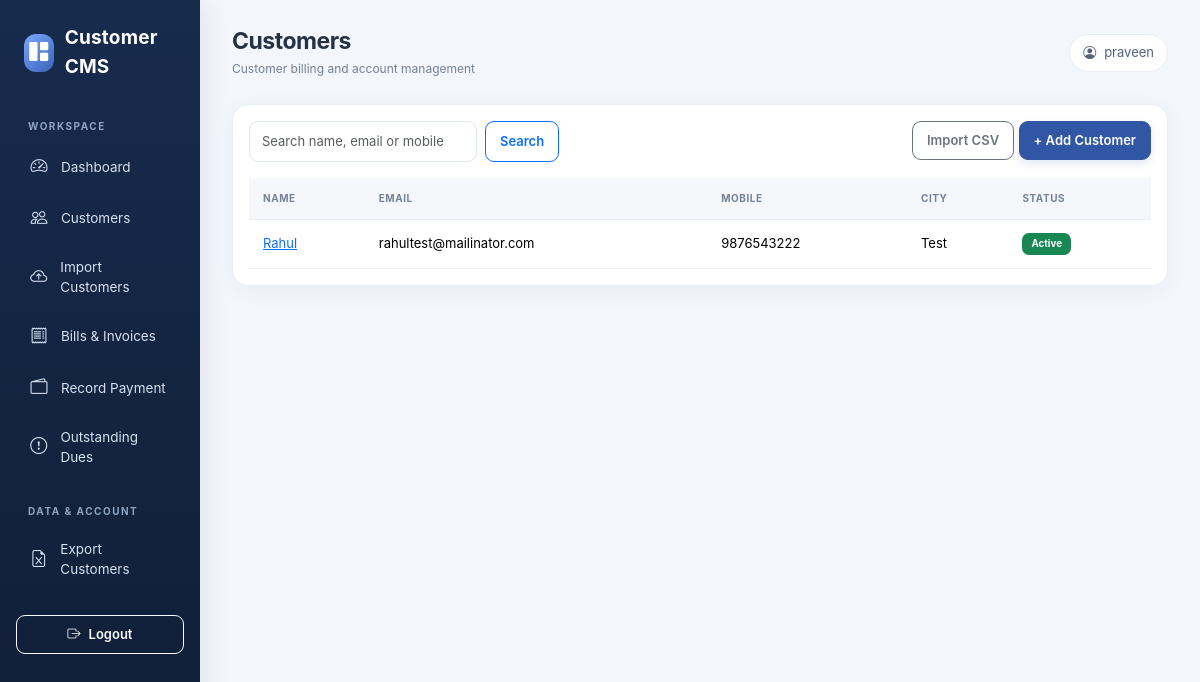
The page /customers/ (signed in) on the database its author committed.
### customers/models.py (models this page shows, shortened)
class Customer(models.Model):
    name = models.CharField(max_length=180)
    email = models.EmailField(blank=True)
    phone = models.CharField(max_length=20, db_index=True)
    alternate_phone = models.CharField(max_length=20, blank=True)
    address = models.TextField(blank=True)
    city = models.CharField(max_length=100, blank=True)
    state = models.CharField(max_length=100, blank=True)
    pincode = models.CharField(max_length=12, blank=True)
    is_active = models.BooleanField(default=True)
    created_at = models.DateTimeField(auto_now_add=True)
    class Meta:
        ordering = ["name"]
        constraints = [
            models.UniqueConstraint(fields=["phone"], name="unique_customer_phone")
        ]

### customers/views.py (the view)
# urls.py: path("customers/", views.customer_list, name="customer_list"),
@login_required
def customer_list(request):
    q = request.GET.get("q", "").strip()
    customers = Customer.objects.all()
    if q:
        customers = customers.filter(Q(name__icontains=q)|Q(email__icontains=q)|Q(phone__icontains=q))
    return render(request, "customers/customer_list.html", {"customers": customers, "q": q})

### templates/customers/customer_list.html
{% extends "base.html" %}{% block heading %}Customers{% endblock %}{% block content %}
<div class="card p-3"><div class="d-flex flex-wrap gap-2 justify-content-between mb-3"><form class="d-flex gap-2"><input class="form-control" name="q" value="{{ q }}" placeholder="Search name, email or mobile"><button class="btn btn-outline-primary">Search</button></form><div><a class="btn btn-outline-secondary" href="{% url 'customer_import' %}">Import CSV</a> <a class="btn btn-primary" href="{% url 'customer_create' %}">+ Add Customer</a></div></div>
<div class="table-responsive"><table class="table table-hover align-middle"><thead><tr><th>Name</th><th>Email</th><th>Mobile</th><th>City</th><th>Status</th></tr></thead><tbody>{% for c in customers %}<tr><td><a href="{% url 'customer_detail' c.pk %}">{{ c.name }}</a></td><td>{{ c.email|default:"—" }}</td><td>{{ c.phone }}</td><td>{{ c.city|default:"—" }}</td><td>{% if c.is_active %}<span class="badge bg-success">Active</span>{% else %}<span class="badge bg-secondary">Inactive</span>{% endif %}</td></tr>{% empty %}<tr><td colspan="5">No customers found.</td></tr>{% endfor %}</tbody></table></div></div>{% endblock %}

### templates/base.html (shortened to what this page needs)
<!doctype html>
<html lang="en">
<head>
<link href="https://cdn.jsdelivr.net/npm/bootstrap@5.3.3/dist/css/bootstrap.min.css" rel="stylesheet">
<link href="https://cdn.jsdelivr.net/npm/bootstrap-icons@1.11.3/font/bootstrap-icons.css" rel="stylesheet">
</head><body>
{% if user.is_authenticated %}
<div class="container-fluid"><div class="row">
<aside class="col-md-2 sidebar">
<div class="brand"><span class="brand-mark"><i class="bi bi-grid-1x2-fill"></i></span><span>Customer CMS</span></div>
<div class="nav-caption">Workspace</div>
<a href="{% url 'dashboard' %}"><i class="bi bi-speedometer2"></i>Dashboard</a>
<a href="{% url 'customer_list' %}"><i class="bi bi-people"></i>Customers</a>
<a href="{% url 'customer_import' %}"><i class="bi bi-cloud-arrow-up"></i>Import Customers</a>
<a href="{% url 'bill_list' %}"><i class="bi bi-receipt"></i>Bills & Invoices</a>
<a href="{% url 'payment_create' %}"><i class="bi bi-wallet2"></i>Record Payment</a>
<a href="{% url 'due_list' %}"><i class="bi bi-exclamation-circle"></i>Outstanding Dues</a>
<div class="nav-caption mt-3">Data & Account</div>
<a href="{% url 'export_customers' %}"><i class="bi bi-file-earmark-excel"></i>Export Customers</a>
<form method="post" action="{% url 'logout' %}" class="mt-4">{% csrf_token %}<button class="btn btn-outline-light btn-sm w-100"><i class="bi bi-box-arrow-right me-2"></i>Logout</button></form>
</aside>
<main class="col-md-10 main">
<div class="topbar"><div><h1 class="page-title">{% block heading %}Overview{% endblock %}</h1><div class="page-subtitle">Customer billing and account management</div></div><span class="user-chip"><i class="bi bi-person-circle me-2"></i>{{ user.username }}</span></div>
{% block content %}{% endblock %}
</main></div></div>
{% else %}{% block auth_content %}{% endblock %}{% endif %}
</body></html>

### templates/base.html (style rules this page uses)
:root { --navy:#14213d;--blue:#3157a4;--ink:#243247;--muted:#738096;--canvas:#f3f6fb }
* { box-sizing:border-box }
body { background:var(--canvas);color:var(--ink);font-family:Inter,system-ui,-apple-system,"Segoe UI",sans-serif }
.sidebar { min-height:100vh;background:linear-gradient(180deg,#172b4d 0%,#101d35 100%);padding:0 16px 22px;box-shadow:5px 0 24px rgba(21,40,72,.08) }
.brand { display:flex;align-items:center;gap:11px;color:#fff;padding:24px 8px 28px;font-size:19px;font-weight:750;letter-spacing:.2px }
.brand-mark { height:38px;width:38px;border-radius:12px;background:linear-gradient(135deg,#7aa7ff,#3b63b5);display:grid;place-items:center;font-size:19px }
.nav-caption { font-size:10px;color:#8fa4c4;text-transform:uppercase;letter-spacing:1.5px;padding:10px 12px 5px;font-weight:700 }
.sidebar a { color:#d6e0ef;text-decoration:none;display:flex;align-items:center;gap:12px;padding:11px 13px;border-radius:10px;margin:4px 0;font-size:13.5px;transition:.2s }
.sidebar a i { font-size:17px;width:20px;text-align:center }
.main { padding:28px 32px;max-width:1600px }
.topbar { display:flex;justify-content:space-between;align-items:center;margin-bottom:26px }
.page-title { font-size:23px;font-weight:750;letter-spacing:-.5px;margin:0 }
.page-subtitle { color:var(--muted);font-size:12px;margin-top:4px }
.user-chip { background:#fff;border:1px solid #e8edf5;padding:8px 13px;border-radius:30px;font-size:13px;color:#52627a }
.card { border:1px solid #e9eef5;border-radius:16px;box-shadow:0 5px 24px rgba(31,55,90,.045);background:#fff }
.table { --bs-table-bg:transparent;margin-bottom:0 }
.table thead th { background:#f5f7fb;color:#748198;text-transform:uppercase;letter-spacing:.55px;font-size:10px;font-weight:750;border-bottom:1px solid #e9eef5;padding:13px 14px;white-space:nowrap }
.table tbody td { padding:13px 14px;border-color:#edf1f6;font-size:13px;vertical-align:middle }
.btn { border-radius:9px;font-weight:600;font-size:13px;padding:9px 14px }
.btn-primary { background:var(--blue);border-color:var(--blue);box-shadow:0 4px 10px rgba(49,87,164,.14) }
.form-control,.form-select { border:1px solid #dfe6ef;border-radius:9px;padding:10px 12px;font-size:13px;box-shadow:none!important }
.badge { font-weight:650;padding:6px 9px;border-radius:7px }

### rows shown on the page
Customer: name "Rahul", email "rahultest@mailinator.com", phone "9876543222", city "Test", is_active "Active"

### other values the page prints
{{ user.username }} "praveen"
